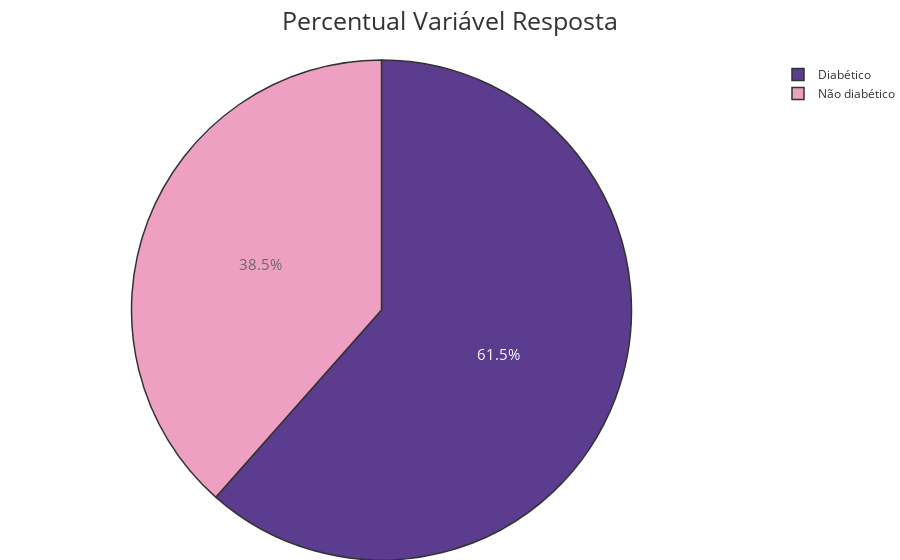

The code cell stored with this chart in its notebook:
### Code cell
trace = go.Pie(values=bin_count,
               labels=['Não diabético','Diabético'],
               opacity=0.8,
               textfont=dict(size=15),
               marker=dict(
                   colors=[PRIMARY_COLOR, SECONDARY_COLOR],
                   line=dict(color='#000000', width=1.5)))
fig = go.Figure([trace])
fig.update_layout(title='Percentual Variável Resposta', title_font_size=25, template='ggplot2')
fig.update_layout(margin=dict(t=60, b=0, l=0, r=0))
fig.show()

### Figure 1 — Plotly figure (JSON) as saved in the notebook; plotly's stock layout.template omitted (floating-point values rounded to 4 significant figures)
{"data": [{"labels": ["Não diabético", "Diabético"], "marker": {"colors": ["#EB89B5", "#330C73"], "line": {"color": "#000000", "width": 1.5}}, "opacity": 0.8, "textfont": {"size": 15}, "type": "pie", "values": [200, 320]}], "layout": {"autosize": true, "margin": {"b": 0, "l": 0, "r": 0, "t": 60}, "title": {"font": {"size": 25}, "text": "Percentual Variável Resposta"}}}
